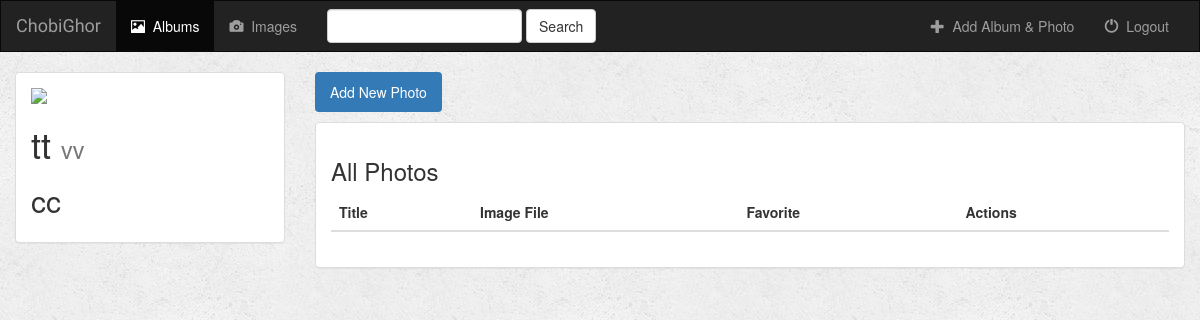
/1/ (signed in), run on the app's committed database.
### photo/models.py (models this page shows)
class Album(models.Model):
    user = models.ForeignKey(User, null=True, on_delete=models.CASCADE)
    artist = models.CharField(max_length=250)
    album_title = models.CharField(max_length=500)
    genre = models.CharField(max_length=100)
    album_logo = models.FileField()
    is_favorite = models.BooleanField(default=False)
    def __str__(self):
        return self.album_title + ' - ' + self.artist

### photo/views.py (the view)
# urls.py: url(r'^(?P<album_id>[0-9]+)/$', views.detail, name='detail'),
def detail(request, album_id):
    if not request.user.is_authenticated:
        return render(request, 'photo/login.html')
    else:
        user = request.user
        album = get_object_or_404(Album, pk=album_id)
        return render(request, 'photo/detail.html', {'album': album, 'user': user})

### photo/templates/photo/detail.html (shortened to what this page needs)
{% extends 'photo/base.html' %}
{% block albums_active %}active{% endblock %}
{% block body %}
<div class="container-fluid images-container">
    <div class="row">
        <div class="col-sm-4 col-md-3">
            <div class="panel panel-default">
                <div class="panel-body">
                    <a href="{% url 'photo:detail' album.id %}">
                        {% if album.album_logo %}
                            <img src="{{ album.album_logo.url }}" class="img-responsive">
                        {% else %}
                            <h3>No photo to display</h3>
                        {% endif %}
                    </a>
                    <h1>{{ album.album_title }} <small>{{ album.genre }}</small></h1>
                    <h2>{{ album.artist }}</h2>
                </div>
            </div>
        </div>
        <div class="col-sm-8 col-md-9">
            <ul class="nav nav-pills" style="margin-bottom: 10px;">
                <li role="presentation"class="active"><a href="{% url 'photo:create_image' album.id %}">Add New Photo</a></li>
            </ul>
            <div class="panel panel-default">
                <div class="panel-body">
                    <h3>All Photos</h3>
                    <table class="table">
                        <thead>
                        <tr>
                            <th>Title</th>
                            <th>Image File</th>
                            <th>Favorite</th>
                            <th>Actions</th>
                        </tr>
                        </thead>
                    </table>
                </div>
            </div>
        </div>
    </div>
</div>
{% endblock %}

### photo/static/photo/style.css (style rules this page uses)
body { background: white url("images/background.png"); }

### data on the page
Album: album_title "tt", genre "vv", artist "cc"
